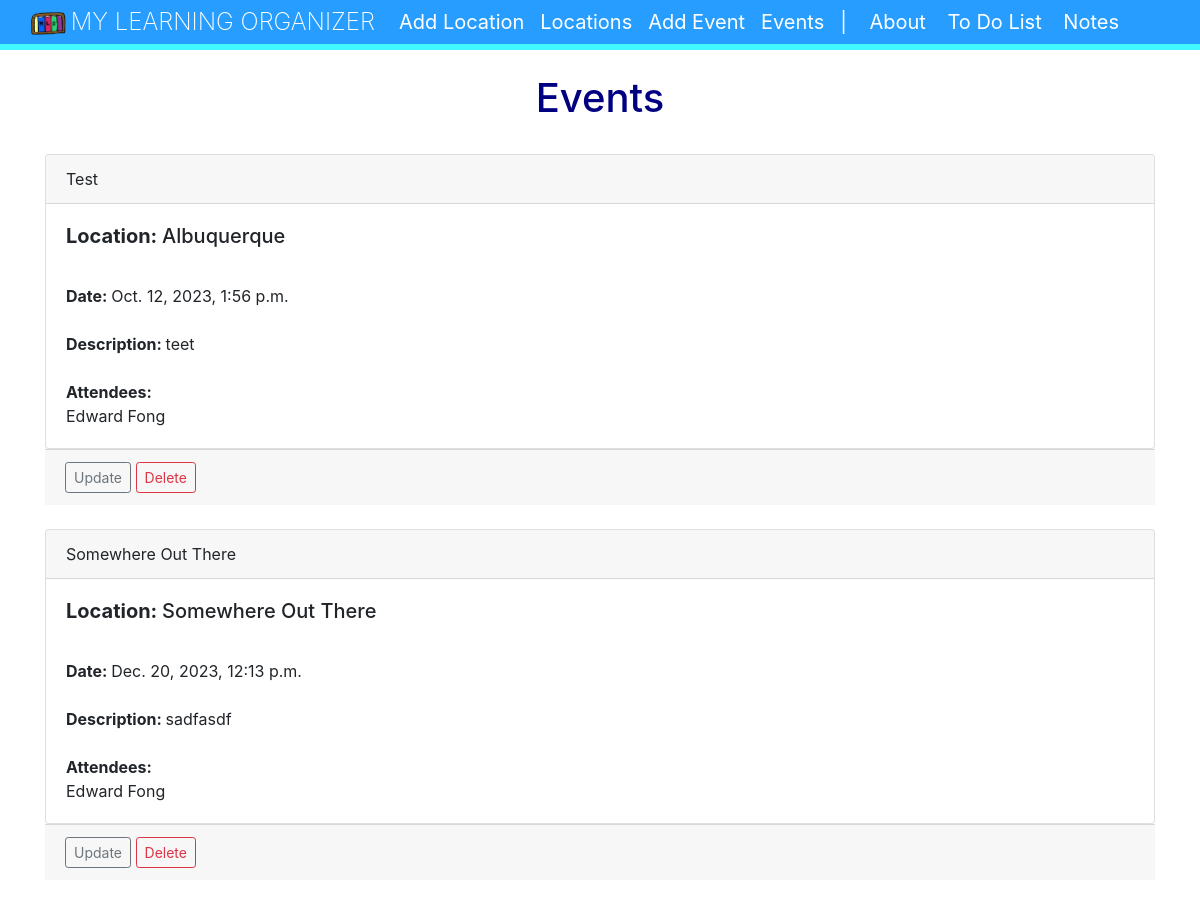
Screenshot of /calendar/events/ with the database file from the repository.
### events/models.py (models this page shows)
class Event(models.Model):
    name = models.CharField('Event Name', max_length=120)
    event_date = models.DateTimeField('Event Date')
    event_location = models.ForeignKey(EventLocation, null=True, on_delete=models.CASCADE)
    description = models.TextField(blank=False)
    attendees = models.ManyToManyField(calUser)
    def __str__(self):
        return self.name

class EventLocation(models.Model):
    name = models.CharField('Location Name', max_length=120)
    address = models.CharField(max_length=300, blank=True)
    zip_code = models.CharField('Zip Code', max_length=120, blank=True)
    def __str__(self):
        return self.name

class calUser(models.Model):
    firstName = models.CharField(max_length=30)
    lastName = models.CharField(max_length=30)
    email = models.EmailField('User Email', blank=True)
    def __str__(self):
        return self.firstName + ' ' + self.lastName

### events/views.py (the view)
# urls.py: path('events/', views.all_events, name="list-events"),
def all_events(request):
    event_list = Event.objects.all()
    return render(request, 'events/event_list.html',
                  {'event_list': event_list})

### events/templates/events/event_list.html (shortened to what this page needs)
{% extends 'events/base.html' %}
{% block content %}
<center>
<h1 style="color: #000080;">Events</h1>
<br/>
</center>
{% for event in event_list %}
<div class="card">
    <div class="card-header">
      {{ event }}
    </div>
    <div class="card-body">
      <h5 class="card-title"><strong>Location: </strong>{{ event.event_location }}</h5>
      <p class="card-text">
        <br/>
        <strong>Date: </strong>{{ event.event_date }}<br/>
        <br/>
        <strong>Description: </strong>{{ event.description }}<br/>
        <br/>
        <strong>Attendees:</strong><br/>
            {% for user in event.attendees.all %}
            {{ user }}<br/>
            {% endfor %}
    </div>
  </div>
  <div class="card-footer text-body-secondary">
    <a href="{% url 'update-event' event.id %}"
    class="btn btn-outline-secondary btn-sm">Update</a>
    <a href="{% url 'delete-event' event.id %}"
    class="btn btn-outline-danger btn-sm">Delete</a>
  </div>
<br/>
{% endfor %}
{% endblock %}

### rows the page displays
Event: name "Test", event_location "Albuquerque", event_date "Oct. 12, 2023, 1:56 p.m.", description "teet"
calUser: firstName+lastName "Edward Fong"
Event: name "Somewhere Out There", event_location "Somewhere Out There", event_date "Dec. 20, 2023, 12:13 p.m.", description "sadfasdf"
